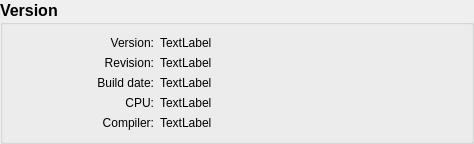
              <widget class="QGroupBox" name="groupBox">
               <property name="font">
                <font>
                 <pointsize>12</pointsize>
                 <bold>true</bold>
                </font>
               </property>
               <property name="title">
                <string>Version</string>
               </property>
               <layout class="QVBoxLayout" name="verticalLayout_7">
                <item>
                 <layout class="QGridLayout" name="gridLayout_5">
                  <item row="2" column="1">
                   <widget class="QLabel" name="sysBuildDate_value">
                    <property name="sizePolicy">
                     <sizepolicy hsizetype="Expanding" vsizetype="Preferred">
                      <horstretch>0</horstretch>
                      <verstretch>0</verstretch>
                     </sizepolicy>
                    </property>
                    <property name="minimumSize">
                     <size>
                      <width>300</width>
                      <height>0</height>
                     </size>
                    </property>
                    <property name="font">
                     <font>
                      <pointsize>9</pointsize>
                      <bold>false</bold>
                     </font>
                    </property>
                    <property name="text">
                     <string notr="true">TextLabel</string>
                    </property>
                   </widget>
                  </item>
                  <item row="3" column="1">
                   <widget class="QLabel" name="sysCPU_value">
                    <property name="sizePolicy">
                     <sizepolicy hsizetype="Expanding" vsizetype="Preferred">
                      <horstretch>0</horstretch>
                      <verstretch>0</verstretch>
                     </sizepolicy>
                    </property>
                    <property name="minimumSize">
                     <size>
                      <width>300</width>
                      <height>0</height>
                     </size>
                    </property>
                    <property name="font">
                     <font>
                      <pointsize>9</pointsize>
                      <bold>false</bold>
                     </font>
                    </property>
                    <property name="text">
                     <string notr="true">TextLabel</string>
                    </property>
                   </widget>
                  </item>
                  <item row="2" column="0">
                   <widget class="QLabel" name="sysBuildDate_label">
                    <property name="minimumSize">
                     <size>
                      <width>140</width>
                      <height>0</height>
                     </size>
                    </property>
                    <property name="font">
                     <font>
                      <pointsize>9</pointsize>
                      <bold>false</bold>
                     </font>
                    </property>
                    <property name="text">
                     <string>Build date:</string>
                    </property>
                    <property name="alignment">
                     <set>Qt::AlignRight|Qt::AlignTrailing|Qt::AlignVCenter</set>
                    </property>
                   </widget>
                  </item>
                  <item row="1" column="0">
                   <widget class="QLabel" name="sysRevision_label">
                    <property name="minimumSize">
                     <size>
                      <width>140</width>
                      <height>0</height>
                     </size>
                    </property>
                    <property name="font">
                     <font>
                      <pointsize>9</pointsize>
                      <bold>false</bold>
                     </font>
                    </property>
                    <property name="text">
                     <string>Revision:</string>
                    </property>
                    <property name="alignment">
                     <set>Qt::AlignRight|Qt::AlignTrailing|Qt::AlignVCenter</set>
                    </property>
                   </widget>
                  </item>
                  <item row="4" column="0">
                   <widget class="QLabel" name="sysCompiler_label">
                    <property name="minimumSize">
                     <size>
                      <width>140</width>
                      <height>0</height>
                     </size>
                    </property>
                    <property name="font">
                     <font>
                      <pointsize>9</pointsize>
                      <bold>false</bold>
                     </font>
                    </property>
                    <property name="text">
                     <string>Compiler:</string>
                    </property>
                    <property name="alignment">
                     <set>Qt::AlignRight|Qt::AlignTrailing|Qt::AlignVCenter</set>
                    </property>
                   </widget>
                  </item>
                  <item row="4" column="1">
                   <widget class="QLabel" name="sysCompiler_value">
                    <property name="sizePolicy">
                     <sizepolicy hsizetype="Expanding" vsizetype="Preferred">
                      <horstretch>0</horstretch>
                      <verstretch>0</verstretch>
                     </sizepolicy>
                    </property>
                    <property name="minimumSize">
                     <size>
                      <width>300</width>
                      <height>0</height>
                     </size>
                    </property>
                    <property name="font">
                     <font>
                      <pointsize>9</pointsize>
                      <bold>false</bold>
                     </font>
                    </property>
                    <property name="text">
                     <string notr="true">TextLabel</string>
                    </property>
                   </widget>
                  </item>
                  <item row="3" column="0">
                   <widget class="QLabel" name="sysCPU_label">
                    <property name="minimumSize">
                     <size>
                      <width>140</width>
                      <height>0</height>
                     </size>
                    </property>
                    <property name="font">
                     <font>
                      <pointsize>9</pointsize>
                      <bold>false</bold>
                     </font>
                    </property>
                    <property name="text">
                     <string notr="true">CPU:</string>
                    </property>
                    <property name="alignment">
                     <set>Qt::AlignRight|Qt::AlignTrailing|Qt::AlignVCenter</set>
                    </property>
                   </widget>
                  </item>
                  <item row="1" column="1">
                   <widget class="QLabel" name="sysRevision_value">
                    <property name="sizePolicy">
                     <sizepolicy hsizetype="Expanding" vsizetype="Preferred">
                      <horstretch>0</horstretch>
                      <verstretch>0</verstretch>
                     </sizepolicy>
                    </property>
                    <property name="minimumSize">
                     <size>
                      <width>300</width>
                      <height>0</height>
                     </size>
                    </property>
                    <property name="font">
                     <font>
                      <pointsize>9</pointsize>
                      <bold>false</bold>
                     </font>
                    </property>
                    <property name="text">
                     <string notr="true">TextLabel</string>
                    </property>
                   </widget>
                  </item>
                  <item row="0" column="0">
                   <widget class="QLabel" name="sysVersion_label">
                    <property name="minimumSize">
                     <size>
                      <width>140</width>
                      <height>0</height>
                     </size>
                    </property>
                    <property name="font">
                     <font>
                      <pointsize>9</pointsize>
                      <bold>false</bold>
                     </font>
                    </property>
                    <property name="text">
                     <string>Version:</string>
                    </property>
                    <property name="alignment">
                     <set>Qt::AlignRight|Qt::AlignTrailing|Qt::AlignVCenter</set>
                    </property>
                   </widget>
                  </item>
                  <item row="0" column="1">
                   <widget class="QLabel" name="sysVersion_value">
                    <property name="sizePolicy">
                     <sizepolicy hsizetype="Expanding" vsizetype="Preferred">
                      <horstretch>0</horstretch>
                      <verstretch>0</verstretch>
                     </sizepolicy>
                    </property>
                    <property name="minimumSize">
                     <size>
                      <width>300</width>
                      <height>0</height>
                     </size>
                    </property>
                    <property name="font">
                     <font>
                      <pointsize>9</pointsize>
                      <bold>false</bold>
                     </font>
                    </property>
                    <property name="text">
                     <string notr="true">TextLabel</string>
                    </property>
                   </widget>
                  </item>
                 </layout>
                </item>
               </layout>
              </widget>
